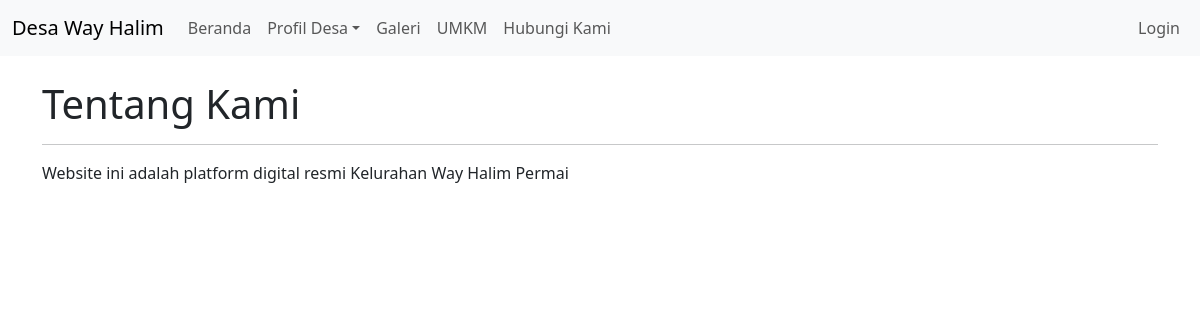
The app's page /profil/1/ with its own data.
### profil/models.py (models this page shows, shortened)
class Profil(models.Model):
    judul = models.CharField(max_length=200)
    konten = models.TextField()

### profil/views.py (the view)
# urls.py: path('profil/<int:pk>/', views.detail_profil, name='detail_profil'),
def detail_profil(request, pk):
    profil_obj = Profil.objects.get(pk=pk)
    context = {'profil': profil_obj}
    return render(request, 'profil/detail_profil.html', context)

### profil/templates/profil/detail_profil.html
{% extends 'profil/base.html' %}
{% block content %}
    <h1>{{ profil.judul }}</h1>
    <hr>
    <p>{{ profil.konten|linebreaks }}</p>
{% endblock %}

### records on screen
Profil: judul "Tentang Kami", konten "Website ini adalah platform digital resmi Kelurahan Way Halim Permai"
